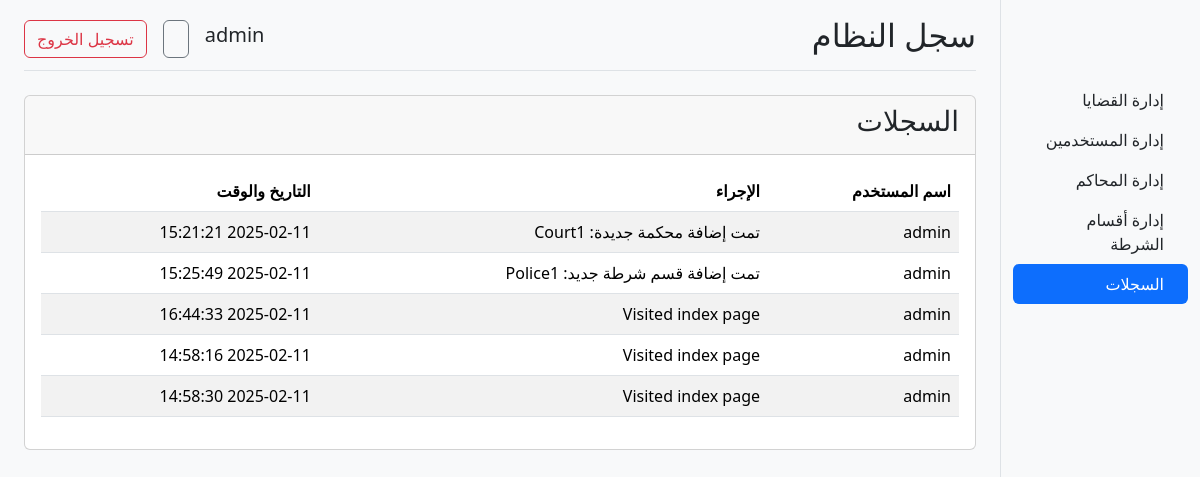
Screenshot of /admin/logs.php (signed in) with the database file from the repository.
### tables this page shows
CREATE TABLE `logs` (
  `id` int(11) NOT NULL,
  `user_id` int(11) DEFAULT NULL,
  `action` varchar(255) NOT NULL,
  `resource` text NOT NULL,
  `result` text NOT NULL,
  `timestamp` timestamp NOT NULL DEFAULT current_timestamp()
);

CREATE TABLE `users` (
  `id` int(11) NOT NULL,
  `username` varchar(255) NOT NULL,
  `password` varchar(255) NOT NULL,
  `role_id` int(11) DEFAULT NULL
);

### admin/logs.php (the view, shortened to what this page needs)
<?php
require_once('../connection.php');
$query = "SELECT logs.id, users.username, logs.action, logs.timestamp
          FROM logs
          JOIN users ON logs.user_id = users.id";
$result = $conn->query($query);
?>
<!DOCTYPE html>
<html lang="ar" dir="rtl">
<head>
    <link rel="stylesheet" href="https://cdn.jsdelivr.net/npm/bootstrap@5.3.3/dist/css/bootstrap.rtl.min.css">
</head>
<body class="bg-light h-100">
    <div class="container-fluid h-100">
        <div class="row h-100">
            <?php include('_sidebar.php'); ?>
            <main class="col-md-9 ms-sm-auto col-lg-10 px-md-4">
                <div class="d-flex justify-content-between flex-wrap flex-md-nowrap align-items-center pt-3 pb-2 mb-3 border-bottom">
                    <h1 class="h2">سجل النظام</h1>
                    <?php include '../_navbar_contents.php' ?>
                </div>
                <div class="card my-4">
                    <div class="card-header">
                        <h3>السجلات</h3>
                    </div>
                    <div class="card-body">
                        <?php if ($result->num_rows > 0): ?>
                            <div class="table-responsive">
                                <table class="table table-striped table-hover">
                                    <thead>
                                        <tr>
                                            <th scope="col">اسم المستخدم</th>
                                            <th scope="col">الإجراء</th>
                                            <th scope="col">التاريخ والوقت</th>
                                        </tr>
                                    </thead>
                                    <tbody>
                                        <?php while ($log = $result->fetch_assoc()): ?>
                                            <tr>
                                                <td><?php echo htmlspecialchars($log['username']); ?></td>
                                                <td><?php echo htmlspecialchars($log['action']); ?></td>
                                                <td><?php echo htmlspecialchars($log['timestamp']); ?></td>
                                            </tr>
                                        <?php endwhile; ?>
                                    </tbody>
                                </table>
                            </div>
                        <?php else: ?>
                            <p class="text-muted">لا توجد سجلات.</p>
                        <?php endif; ?>
                    </div>
                </div>
            </main>
        </div>
    </div>
</body>
</html>

### admin/_sidebar.php (shortened to what this page needs)
<?php
$current_page = basename($_SERVER['REQUEST_URI']);
?>
<nav id="sidebar" class="col-md-3 col-lg-2 d-md-block bg-light sidebar collapse border-end">
  <div class="position-sticky" style="padding-top: 5rem;">
    <ul class="nav nav-pills flex-column">
      <li class="nav-item">
        <a class="nav-link <?php echo $current_page == 'admin' ? 'active text-white' : ''; ?> text-dark d-flex align-items-center" aria-current="page" href="/laila1/admin">
          <span class="ms-2">إدارة القضايا</span>
        </a>
      </li>
      <li class="nav-item">
        <a class="nav-link <?php echo $current_page == 'user_management.php' ? 'active text-white' : ''; ?> text-dark d-flex align-items-center" href="user_management.php">
          <span class="ms-2">إدارة المستخدمين</span>
        </a>
      </li>
      <li class="nav-item">
        <a class="nav-link <?php echo $current_page == 'courts.php' ? 'active text-white' : ''; ?> text-dark d-flex align-items-center" href="courts.php">
          <span class="ms-2">إدارة المحاكم</span>
        </a>
      </li>
      <li class="nav-item">
        <a class="nav-link <?php echo $current_page == 'police_departments.php' ? 'active text-white' : ''; ?> text-dark d-flex align-items-center" href="police_departments.php">
          <span class="ms-2">إدارة أقسام الشرطة</span>
        </a>
      </li>
      <li class="nav-item">
        <a class="nav-link <?php echo $current_page == 'logs.php' ? 'active text-white' : ''; ?> text-dark d-flex align-items-center" href="logs.php">
          <span class="ms-2">السجلات</span>
        </a>
      </li>
    </ul>
  </div>
</nav>

### _navbar_contents.php (shortened to what this page needs)
<div class="d-flex align-items-center">
  <h2 class="h5 me-3"><?php echo htmlspecialchars($_SESSION['username']); ?></h2>
  <div class="notification-icon">
    <a href="#" class="btn btn-outline-secondary" data-bs-toggle="dropdown" aria-expanded="false">
    </a>
  </div>
  <a href="/laila1/logout.php" class="btn btn-outline-danger ms-3">تسجيل الخروج</a>
</div>

### admin/logs.php (style rules this page uses)
html, body { height: 100%; }

### rows the page displays
logs: user.username "admin", action "تمت إضافة محكمة جديدة: Court1", timestamp "2025-02-11 15:21:21"
logs: user.username "admin", action "تمت إضافة قسم شرطة جديد: Police1", timestamp "2025-02-11 15:25:49"
logs: user.username "admin", action "Visited index page", timestamp "2025-02-11 16:44:33"
logs: user.username "admin", action "Visited index page", timestamp "2025-02-11 14:58:16"
logs: user.username "admin", action "Visited index page", timestamp "2025-02-11 14:58:30"

### other values shown
$_SESSION['username'] "admin"
